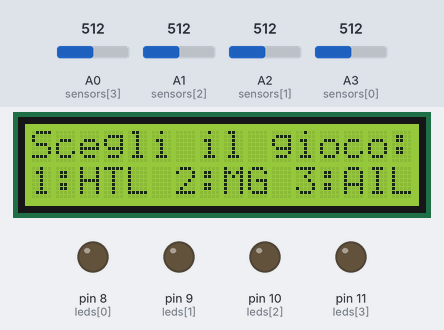
Bench run of a sketch on a simulated Arduino Uno, built with avr-gcc and run on an emulated ATmega328P. Parts: 16×2 character LCD, output pins drawn as LEDs (lit = HIGH). Dashed ring = blinking. Inputs (shaded band) come from the test bench; at power-on: A1 (sensors[2]) = 512, A3 (sensors[0]) = 512, A2 (sensors[1]) = 512, A0 (sensors[3]) = 512. Random numbers use the default seed unless the sketch sets one; what the sketch prints to the serial monitor is not drawn.

Above: at 7.4 s.
7.5 s: A1 (sensors[2]) set to 480
At 9.2 s:
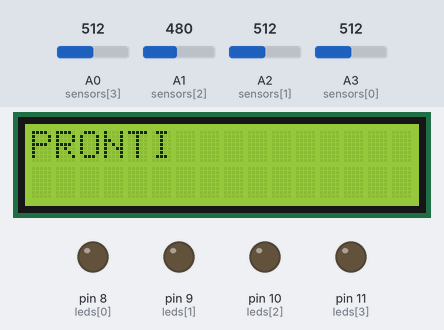
10.5 s: A3 (sensors[0]) set to 474
At 13.2 s:
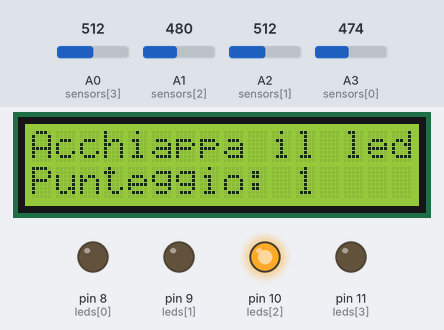
13.5 s: A3 (sensors[0]) set to 716
At 15.5 s:
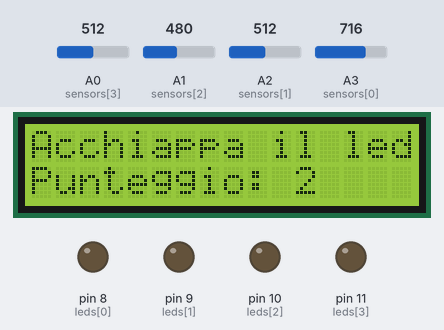
15.6 s: A2 (sensors[1]) set to 482
At 17.4 s:
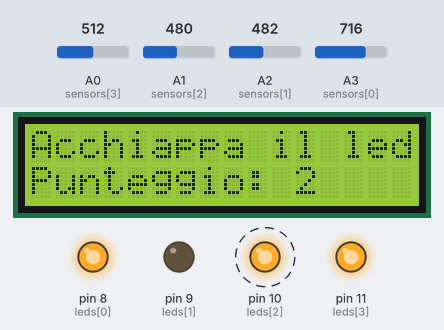
18.6 s: A2 (sensors[1]) set to 716
At 19.9 s:
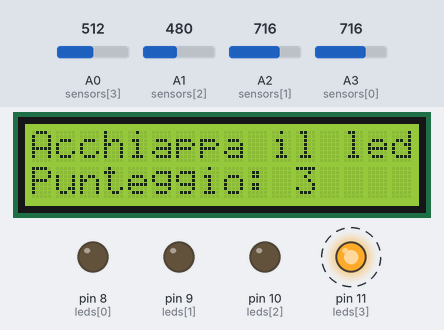
21.6 s: A3 (sensors[0]) set to 306
At 28.6 s:
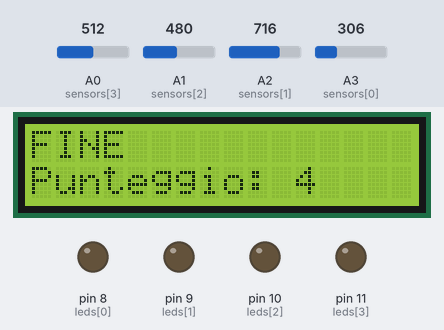
Timing chart, 0 to 37.4 s (numbered marks = the images above; inputs shaded):
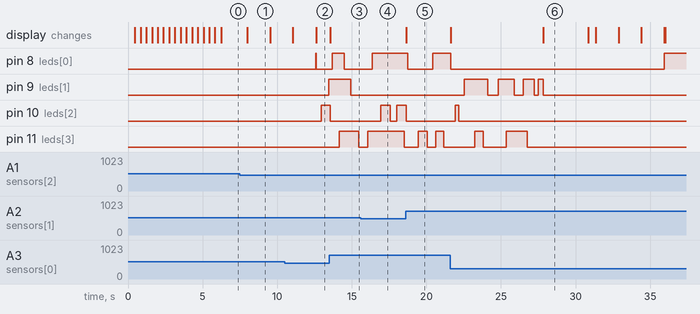

The sketch:

ledGames.ino
```cpp
// (licence header left out)
/*
This program is free software: you can redistribute it and/or modify
    it under the terms of the GNU General Public License as published by
    the Free Software Foundation, either version 3 of the License, or
    (at your option) any later version.

    This program is distributed in the hope that it will be useful,
    but WITHOUT ANY WARRANTY; without even the implied warranty of
    MERCHANTABILITY or FITNESS FOR A PARTICULAR PURPOSE.  See the
    GNU General Public License for more details.

    You should have received a copy of the GNU General Public License
    along with this program.  If not, see <http://www.gnu.org/licenses/>.
*/

#include <LiquidCrystal_I2C.h>

LiquidCrystal_I2C lcd(0x27,16,2);

#define N                4
#define CALIBRATION_TIME 1500
#define CLEAR_LCD        "                "
#define MSG_GO           "Game Over"
#define HTL_MSG_WIN      "Ottimo"
#define HTL_MSG_LOST     "Nooooo"
#define HTL_CONTROL_TIME 40
#define HTL_START_TIME   1000
#define MG_WATCH_TIME    1000
#define MG_CONTROL_TIME  500
#define MG_MSG_WIN       "Giusto"
#define MG_MSG_LOST      "Sbagliato"
#define MG_MSG_NEXT      "Memorizza"
#define MG_MSG_INPUT     "Indica"
#define AIL_CONTROL_TIME 40
#define AIL_CATCH_MSG    "Acchiappa il led"
#define AIL_MIN_TIME     200
#define AIL_MAX_TIME     800
#define AIL_DURATION     15000

int    leds[] = {8,9,10,11};
int sensors[] = {A3,A2,A1,A0};
int    min[N];

void setup() {
  lcd.init();
  lcd.backlight();
  lcd.print("Calibrazione");
  Serial.begin(9600);
  randomSeed(analogRead(5));
  for (int i=0; i<N; i++) {
    pinMode(leds[i], OUTPUT);
    pinMode(sensors[i], INPUT);
    min[i] = init_light(sensors[i]);
  }
  lcd.clear();
}

void loop() {
  MainMenu();
}

// #######################     UTILS    #######################

/**
 *Pulisce la linea del display line da tutti i caratteri
 */
void clearLcdLine(int line) {
  lcd.setCursor(0,line);
  lcd.print(CLEAR_LCD);
}

/**
 * Scansiona per CALIBRATION_TIME millisecondi la fotoresistenza con id e
 * restituisce il valore minimo raggiunto
 * @param id: id della fotoresistenza da calibrare
 * @return  : il valore minimo raggiunto dalla fotoresistenza-10
 */
int init_light(int id) {
  int n = 32, min = 1024, read;
  for (int i=0; i<n; i++) {
    read = analogRead(id);
    if (read<min)
      min = read;
    lcd.setCursor(((sensors[0]-id)*4+i/8),1);
    lcd.print("X");
    delay(CALIBRATION_TIME/n);
  }
  return min-20;
}

/**
 * Entra in modalità input, ovvero resta in attesa di
 * un input da parte dei sensori. L'input sarà valido
 * se la durata sarà di almeno control_time ms. Resistuisce
 * l'id del sensore coperto e validato. Se max_time è
 * diverso da -1, l'attesa di input terminerà dopo
 * max_time ms.
 *
 * @param control_time: tempo di convalida dell'input
 * @param max_time: tempo massimo di attesa input
 *
 * @return id del sensore coperto e validato,
 *         -1 se eccede max_time
 */
int inputMode(int control_time, int max_time) {
  long start, start_time = millis();
  bool ok;
  while(true) {
    for(int i=0;i<N;i++) { //sensor
      if (analogRead(sensors[i])<min[i]) {
        start = millis();
        ok = true;
        while (millis()<start+control_time) {
          if (analogRead(sensors[i])>min[i]) {
            ok = false;
            break;
          }
        }
        if (ok) {
          //Serial.println(i);
          return i;
        }
      }
    }
    if (max_time!=-1 && millis()>start_time+max_time) {
      return -1;
    }
  }
}

// #######################     MENU     #######################

/**
 * Entra nel menu dove si potrà selezionare tramite sensore
 * qual gioco far partire. Le opzioni sono:
 * 1) HitThatLed
 * 2) Memory Game
 * 3) Acchiappa il led
 */
void MainMenu() {
  int sel;
  lcd.clear();
  lcd.setCursor(0,0);
  lcd.print("Scegli il gioco:");
  lcd.setCursor(0,1);
  lcd.print("1:HTL 2:MG 3:AIL");
  do {
    sel = inputMode(500,-1);
  } while(sel<0 || sel>2);
  startAnimation();
  switch (sel) {
    case 0:
      HTLstart();
      break;
    case 1:
      MGstart();
      break;
    case 2:
      Serial.println("qui");
      AILstart(AIL_DURATION);
      break;
  }
}

/**
 * Parte un'animazione che mostrerà sulla prima riga del lcd:
 * "Pronti" "Partenza" "Via!"
 */
void startAnimation() {
  int wait = 1500;
  lcd.clear();
  lcd.setCursor(0,0);
  lcd.print("PRONTI");
  delay(wait);
  clearLcdLine(0);
  lcd.setCursor(0,0);
  lcd.print("PARTENZA");
  delay(wait);
  clearLcdLine(0);
  lcd.setCursor(0,0);
  lcd.print("VIA!");
  delay(wait);
}

// ####################### HIT THAT LED #######################

/**
 * Fa partire il gioco HitThatLed
 */
void HTLstart() {
  int points = 0;
  int time = HTL_START_TIME;
  while (true) {
    lcd.setCursor(0,1);
    lcd.print("Punteggio: ");
    lcd.print(points);
    if (HTLsingleGame(time,HTL_CONTROL_TIME)) {
      points++;
      time -= time>200? 100:50;
    } else {
      clearLcdLine(0);
      lcd.home();
      lcd.print(MSG_GO);
      delay(3000);
      lcd.home();
      return;
    }
  }
}

/**
 * Fa partire una singola giocata fancendo accendere
 * i led in sequenza ogni wait millisecondi e
 * entrando nella modalità input, ovvero resta in attesa
 * di rilevare un input da uno dei sensori. Appena lo rileva
 * controlla se il sensore coperta corrisponde con il led acceso.
 * Avviene anche un controllo: l'input è valido solo se il sensore
 * viene coperto per almeno confirm_time millisecondi.
 *
 * @param confirm_time: tempo in ms di conferma dell'input
 *
 * @return true se il giocatore ha vinto il gioco, false altrimenti
 */
bool HTLsingleGame(int wait, int confirm_time) {long start_check, start;
  bool ok;
  int goal = random(0,N);
  lcd.setCursor(0,0);
  lcd.print("Colpisci ");
  lcd.print(goal+1);
  while(true) {
    for (int j=0; j<N; j++) { //led
      digitalWrite(leds[j], HIGH);
      start = millis();
      while (millis()<start+wait) {
        for (int i=0; i<N; i++) { //sensori
          if (analogRead(sensors[i])<min[i]){
            start_check = millis();
            ok = true;
            while(millis()<start_check+confirm_time) { // controllo input
              if (analogRead(sensors[i])>min[i]) {
                ok = false;
                break;
              }
            }
            if (ok) {
              clearLcdLine(0);
              lcd.setCursor(0,0);
              lcd.print(i==j && i==goal ? HTL_MSG_WIN:HTL_MSG_LOST);
              delay(2500);
              digitalWrite(leds[j], LOW);
              return i==j && i==goal;
            }
          }
        }
      }
      digitalWrite(leds[j], LOW);
    }
  }
}

// ####################### MEMORY GAMES #######################

/**
 * Fa partire il gioco Memory Game
 */
void MGstart() {
  int n = 0;
  clearLcdLine(1);
  lcd.setCursor(0,1);
  lcd.print("Punteggio: ");
  do {
    clearLcdLine(0);
    lcd.setCursor(0,0);
    lcd.print(MG_MSG_NEXT);
    lcd.setCursor(11,1);
    lcd.print(n);
    n++;
    delay(1500);
  } while (MGsingleGame(n));
  clearLcdLine(0);
  lcd.setCursor(0,0);
  lcd.print(MSG_GO);
  delay(3500);
}

/**
 * Fa partire una singola giocata di memory game.
 * I passaggi sono i seguenti:
 * 1) Mostrerà tramite i led la sequenza che andrà memorizzata lunga n
 * 2) Resterà in attesa dell'input tramite sensore
 * 3) Se la sequenza indicata è corretta restistuisce true, false altrimenti
 *
 * @param n: lunghezza della sequenza da memorizzare
 *
 * @return true se la sequenza indicata è corretta restistuisce true,
 *         false altrimenti
 *
 */
bool MGsingleGame(int n) {
  int sequence[n];
  for (int i=0; i<n; i++) {
    delay(MG_WATCH_TIME/2);
    sequence[i] = random(0,N);
    digitalWrite(leds[sequence[i]], HIGH);
    delay(MG_WATCH_TIME/2);
    digitalWrite(leds[sequence[i]], LOW);
  }
  for (int i=0; i<n; i++) { // sequence check
    clearLcdLine(0);
    lcd.setCursor(0,0);
    lcd.print(MG_MSG_INPUT);
    if (inputMode(MG_CONTROL_TIME,-1)!=sequence[i]) {
      digitalWrite(leds[sequence[i]], HIGH);
      lcd.setCursor(0,0);
      lcd.print(MG_MSG_LOST);
      delay(1200);
      digitalWrite(leds[sequence[i]], LOW);
      return false;
    }
    digitalWrite(leds[sequence[i]], HIGH);
    lcd.setCursor(0,0);
    lcd.print(MG_MSG_WIN);
    delay(1200);
    digitalWrite(leds[sequence[i]], LOW);
  }
  return true;
}

// ####################### ACCHIAPPA IL LED #######################

/**
 * Fa partire il gioco acchiappa il led.
 * I passaggi sono i seguenti:
 * 1) Accende e spegne casualmente i led
 * 2) Se il led è acceso e viene coperta il corrispettivo
 *    sensore, verrà conteggiato un punto e il led si spegnerà
 * 3) La durata sarà di duration ms
 *
 * @param duration: durata del gioco
 */
void AILstart(long duration) {
  int x, selected=-1, wait=1000, points=0;
  long start_time, start;
  bool talpe[N];
  lcd.clear();
  lcd.setCursor(0,0);
  lcd.print(AIL_CATCH_MSG);
  lcd.setCursor(0,1);
  lcd.print("Punteggio: 0");
  for (int i=0; i<N; i++) {
    talpe[i] = false;
  }
  start_time = millis();
  while (millis()<start_time+duration) {
    x = random(0,N);
    if (x==selected) {
      x = (x+1)%N;
    }
    if (talpe[x]) {
      digitalWrite(leds[x], LOW);
      talpe[x] = false;
    } else {
      talpe[x] = true;
      digitalWrite(leds[x], HIGH);
    }
    start = millis();
    wait = random(AIL_MIN_TIME,AIL_MAX_TIME);
    //si assicura che si aspetti effettivamente wait
    do {
      selected = inputMode(AIL_CONTROL_TIME, wait);
      //Serial.print(selected);
      if (selected!=-1 && talpe[selected]) {
        talpe[selected] = false;
        digitalWrite(leds[selected], LOW);
        lcd.setCursor(11,1);
        lcd.print(++points);
      }
    } while(millis()<start+wait);
  }
  clearLcdLine(0);
  lcd.setCursor(0,0);
  lcd.print("FINE");
  for (int i=0; i<N; i++) {
    digitalWrite(leds[i],LOW);
  }
  delay(3000);
}
```

Measured:
- the behaviour switches between 492 and 491 on A1 (sensors[2]) (found by bisection; images 0 and 1)
- the behaviour switches between 492 and 491 on A3 (sensors[0]) (found by bisection; images 1 and 2)
- the behaviour switches between 492 and 491 on A2 (sensors[1]) (found by bisection; images 3 and 4)
- after the input at 7.5 s, the display: changes after 0.51 s (image 1)
- after the input at 10.5 s, pin 9 (leds[1]): LOW → HIGH after 3.0 s; pin 10 (leds[2]): LOW → HIGH after 2.4 s
- after the input at 13.5 s, pin 8 (leds[0]): LOW → HIGH after 0.20 s, → LOW 0.80 s later; pin 10 (leds[2]): HIGH → LOW at once; the display: changes at once (image 3)
- after the input at 15.6 s, pin 10 (leds[2]): LOW → HIGH after 1.3 s, → LOW 0.64 s later, → HIGH 0.44 s later
- after the input at 18.6 s, the display: changes at once (image 5)
- after the input at 21.6 s, pin 10 (leds[2]): LOW → HIGH after 0.32 s, → LOW 0.24 s later
